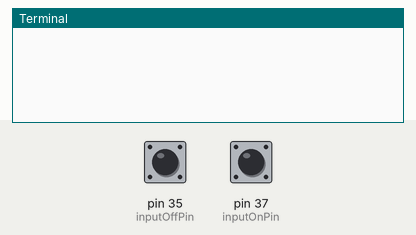
This program was run on a simulated Raspberry Pi (header pin numbers). Shown: the last lines printed to the terminal. The inputs (shaded band) are chosen by the test bench; at power-on: pin 37 (inputOnPin) LOW, pin 35 (inputOffPin) LOW. No MQTT or app messages arrive unless stated.

Above: at 1.2 s.
1.3 s: pin 37 (inputOnPin) pulled HIGH for 0.15 s
At 2.4 s:
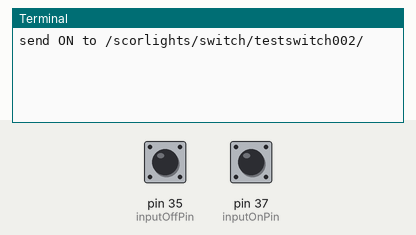
2.9 s: pin 35 (inputOffPin) pulled HIGH for 0.15 s
At 3.7 s:
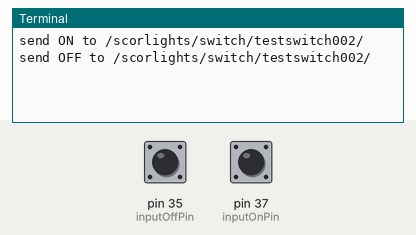

Measured:
- after the input at 1.3 s, the terminal: prints a new line after 0.15 s (image 1)
- after the input at 2.9 s, the terminal: prints a new line after 0.15 s (image 2)

The program:

lightswitchMQTT_testswitch002.py
```python
# Created by Sean Corcoran
# Light On Off Switch End Point.
# For SIT314 - Final Project - Deakin University - 2021

import paho.mqtt.client as mqtt
import RPi.GPIO as GPIO # Import Raspberry Pi GPIO library

# The unique device / Switch ID.
device_id = 'testswitch002'

# Inputpins
inputOffPin = 35
inputOnPin = 37

# Holds the current switch state.
state = 0

# Display when connected.
def on_connect(client, userdata, flags, rc):
    print(f"Connected with result code {rc}")

GPIO.setwarnings(False) # Ignore warning for now
GPIO.setmode(GPIO.BOARD) # Use physical pin numbering
GPIO.setup(inputOffPin, GPIO.IN, pull_up_down=GPIO.PUD_DOWN) # Set pin to be an input pin and set initial value to be pulled low (off)
GPIO.setup(inputOnPin, GPIO.IN, pull_up_down=GPIO.PUD_DOWN) # Set pin to be an input pin and set initial value to be pulled low (off)


while True: # Run forever
    # If there was input on the ON pin and the light is currently off, turn the light on.
    if GPIO.input(inputOnPin) == GPIO.HIGH and state == 0:
        # Change the switch state to on.
        state = 1

        # Connect to the client.
        client = mqtt.Client()
        client.on_connect = on_connect
        client.connect("broker.hivemq.com", 1883, 60)

        # The four parameters are topic (in this case as a switch with the device id), sending content (this is a toggle switch), QoS and whether retaining the message respectively
        client.publish('/scorlights/switch/' + device_id + "/", payload='on', qos=0, retain=False)
        print("send ON to /scorlights/switch/" + device_id +"/")

    # If there was input on the OFF pin and the light is currently on, turn the light off.
    if GPIO.input(inputOffPin) == GPIO.HIGH and state == 1:
        # Change the switch state to on.
        state = 0

        # Connect to the client.
        client = mqtt.Client()
        client.on_connect = on_connect
        client.connect("broker.hivemq.com", 1883, 60)

        # The four parameters are topic (in this case as a switch with the device id), sending content (this is a toggle switch), QoS and whether retaining the message respectively
        client.publish('/scorlights/switch/' + device_id + "/", payload='off', qos=0, retain=False)
        print("send OFF to /scorlights/switch/" + device_id +"/")
```
